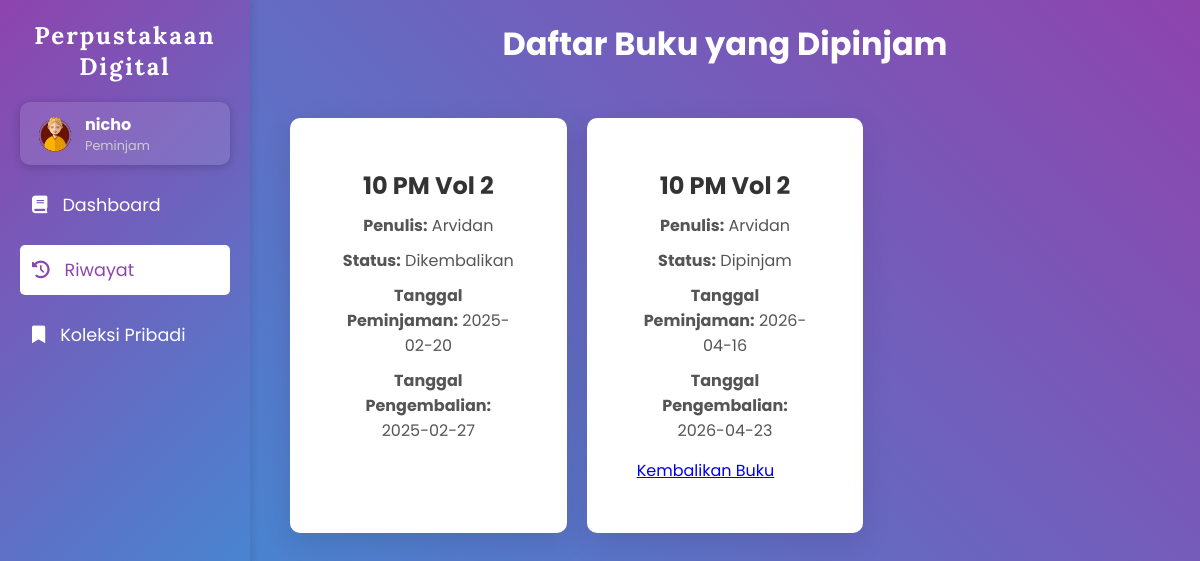
Page /peminjam/history.php (signed in) on the committed database.
### tables this page shows
CREATE TABLE `user` (
  `UserID` int(11) NOT NULL,
  `username` varchar(255) NOT NULL,
  `password` varchar(255) NOT NULL,
  `Email` varchar(255) NOT NULL,
  `NamaLengkap` varchar(255) NOT NULL,
  `Alamat` text NOT NULL,
  `role` enum('administrator','petugas','peminjam','','') NOT NULL,
  `status` enum('aktif','diblokir','','') NOT NULL,
  `Foto` varchar(500) NOT NULL
);

CREATE TABLE `peminjaman` (
  `PeminjamanID` int(11) NOT NULL,
  `UserID` int(11) DEFAULT NULL,
  `BukuID` int(11) DEFAULT NULL,
  `TanggalPeminjaman` date DEFAULT NULL,
  `TanggalPengembalian` date DEFAULT NULL,
  `Status` enum('Dipinjam','Dikembalikan','','') NOT NULL
);

CREATE TABLE `buku` (
  `BukuID` int(11) NOT NULL,
  `Judul` varchar(255) NOT NULL,
  `Deskripsi` text NOT NULL,
  `Penulis` varchar(255) NOT NULL,
  `Penerbit` varchar(255) NOT NULL,
  `TahunTerbit` int(11) NOT NULL,
  `Gambar` varchar(255) NOT NULL,
  `Kategori` varchar(255) NOT NULL
);

### peminjam/history.php (the view, shortened to what this page needs)
<?php
$host = "localhost";
$username = "root";
$password = "";
$dbname = "perpustakaan";
$conn = new mysqli($host, $username, $password, $dbname);
$userID = $_SESSION['UserID'];
$sql_user = "SELECT * FROM user WHERE UserID = ?";
$stmt_user = $conn->prepare($sql_user);
$stmt_user->bind_param("i", $userID);
$stmt_user->execute();
$result_user = $stmt_user->get_result();
$user = $result_user->fetch_assoc();
$user_id = $_SESSION['UserID'];
$sql_buku_pinjam = "SELECT p.*, b.Judul, b.Penulis, b.Deskripsi, p.Status
                    FROM peminjaman p
                    JOIN buku b ON p.BukuID = b.BukuID
                    WHERE p.UserID = ?";
$stmt_buku_pinjam = $conn->prepare($sql_buku_pinjam);
$stmt_buku_pinjam->bind_param("i", $user_id);
$stmt_buku_pinjam->execute();
$result_buku_pinjam = $stmt_buku_pinjam->get_result();
?>
<!DOCTYPE html>
<html lang="id">
<head>
    <link href="https://cdnjs.cloudflare.com/ajax/libs/font-awesome/6.0.0-beta3/css/all.min.css" rel="stylesheet">
</head>
<body>
    <div class="sidebar">
        <h2>Perpustakaan Digital</h2>
        <div class="profile-header" onclick="toggleDropdown()">
            <div class="profile-info">
                <img src="../assets/img/<?php echo !empty($user['Foto']) ? htmlspecialchars($user['Foto']) : 'default.jpg'; ?>" alt="Profil Pengguna">
                <div class="profile-text">
                    <h3><?php echo htmlspecialchars($user['username']); ?></h3>
                    <p>Peminjam</p>
                </div>
            </div>
        </div>
        <a href="dashboard.php"><i class="fas fa-book"></i> Dashboard</a>
        <a href="history.php" class="active"><i class="fas fa-history"></i> Riwayat</a>
        <a href="favorit.php"><i class="fas fa-bookmark"></i> Koleksi Pribadi</a>
    </div>
    <div class="content">
        <h1>Daftar Buku yang Dipinjam</h1>
        <div class="book-cards-container">
            <?php while ($buku_pinjam = $result_buku_pinjam->fetch_assoc()): ?>
            <div class="book-card">
                <h3><?php echo $buku_pinjam['Judul']; ?></h3>
                <div class="book-details">
                    <p><strong>Penulis:</strong> <?php echo $buku_pinjam['Penulis']; ?></p>
                    <p><strong>Status:</strong> <?php echo ucfirst($buku_pinjam['Status']); ?></p>
                    <p><strong>Tanggal Peminjaman:</strong> <?php echo $buku_pinjam['TanggalPeminjaman']; ?></p>
                    <p><strong>Tanggal Pengembalian:</strong> <?php echo $buku_pinjam['TanggalPengembalian']; ?></p>
                </div>
                <?php if ($buku_pinjam['Status'] == 'Dipinjam'): ?>
                    <a href="#" class="book-actions return-btn" data-peminjaman-id="<?php echo $buku_pinjam['PeminjamanID']; ?>" data-buku-id="<?php echo $buku_pinjam['BukuID']; ?>">Kembalikan Buku</a>
                <?php endif; ?>
            </div>
            <?php endwhile; ?>
        </div>
    </div>
</body>
</html>

### peminjam/history.php (style rules this page uses)
* { margin: 0; padding: 0; box-sizing: border-box; font-family: 'Poppins', sans-serif; }
body { display: flex; height: 100vh; background: linear-gradient(45deg, #3498db, #8e44ad); }
.sidebar { width: 250px; background: linear-gradient(135deg, #8e44ad, #3498db); padding: 20px; position: fixed; height: 100%; box-shadow: 2px 0 8px rgba(0, 0, 0, 0.1); transition: all 0.3s ease; }
.sidebar h2 { text-align: center; font-family: 'Lora', serif; color: white; margin-bottom: 20px; font-size: 1.5rem; letter-spacing: 2px; }
.sidebar a { display: flex; align-items: center; color: white; text-decoration: none; margin: 15px 0; font-size: 1.1rem; padding: 12px; border-radius: 5px; transition: all 0.3s; cursor: pointer; }
.sidebar a i { margin-right: 15px; }
.sidebar a.active { background: #fff; color: #8e44ad; }
.profile-header { position: sticky; top: 10px; right: 20px; display: flex; align-items: center; background: rgba(255, 255, 255, 0.1); padding: 10px 15px; border-radius: 10px; box-shadow: 0 2px 10px rgba(0, 0, 0, 0.2); cursor: pointer; }
.profile-info { display: flex; align-items: center; }
.profile-info img { width: 40px; height: 40px; border-radius: 50%; margin-right: 10px; }
.profile-text { text-align: left; }
.profile-text h3 { font-size: 1rem; color: white; margin: 0; }
.profile-text p { font-size: 0.8rem; color: #ccc; margin: 0; }
.content { flex-grow: 1; margin-left: 250px; padding: 20px; color: black; overflow-y: auto; text-align: center; }
h1 { text-align: center; margin-bottom: 20px; font-size: 2rem; color: white; }
.book-cards-container { display: grid; grid-template-columns: repeat(auto-fill, minmax(250px, 1fr)); gap: 20px; padding: 20px; margin-top: 30px; }
.book-card { background-color: white; padding: 50px; border-radius: 10px; box-shadow: 0 10px 30px rgba(0, 0, 0, 0.1); transition: transform 0.3s ease, box-shadow 0.3s ease; }
.book-card h3 { font-size: 1.5rem; margin-bottom: 10px; color: #333; }
.book-card p { font-size: 1rem; margin-bottom: 10px; color: #555; }
.book-card .book-details { font-size: 0.9rem; color: #777; }
.book-card .book-actions { display: flex; justify-content: space-between; margin-top: 15px; }

### rows in the picture
user: Foto (picture), username "nicho"
peminjaman: BukuID.Judul "10 PM Vol 2", BukuID.Penulis "Arvidan", Status "Dikembalikan", TanggalPeminjaman "2025-02-20", TanggalPengembalian "2025-02-27"
peminjaman: BukuID.Judul "10 PM Vol 2", BukuID.Penulis "Arvidan", Status "Dipinjam", TanggalPeminjaman "2026-04-16", TanggalPengembalian "2026-04-23"
